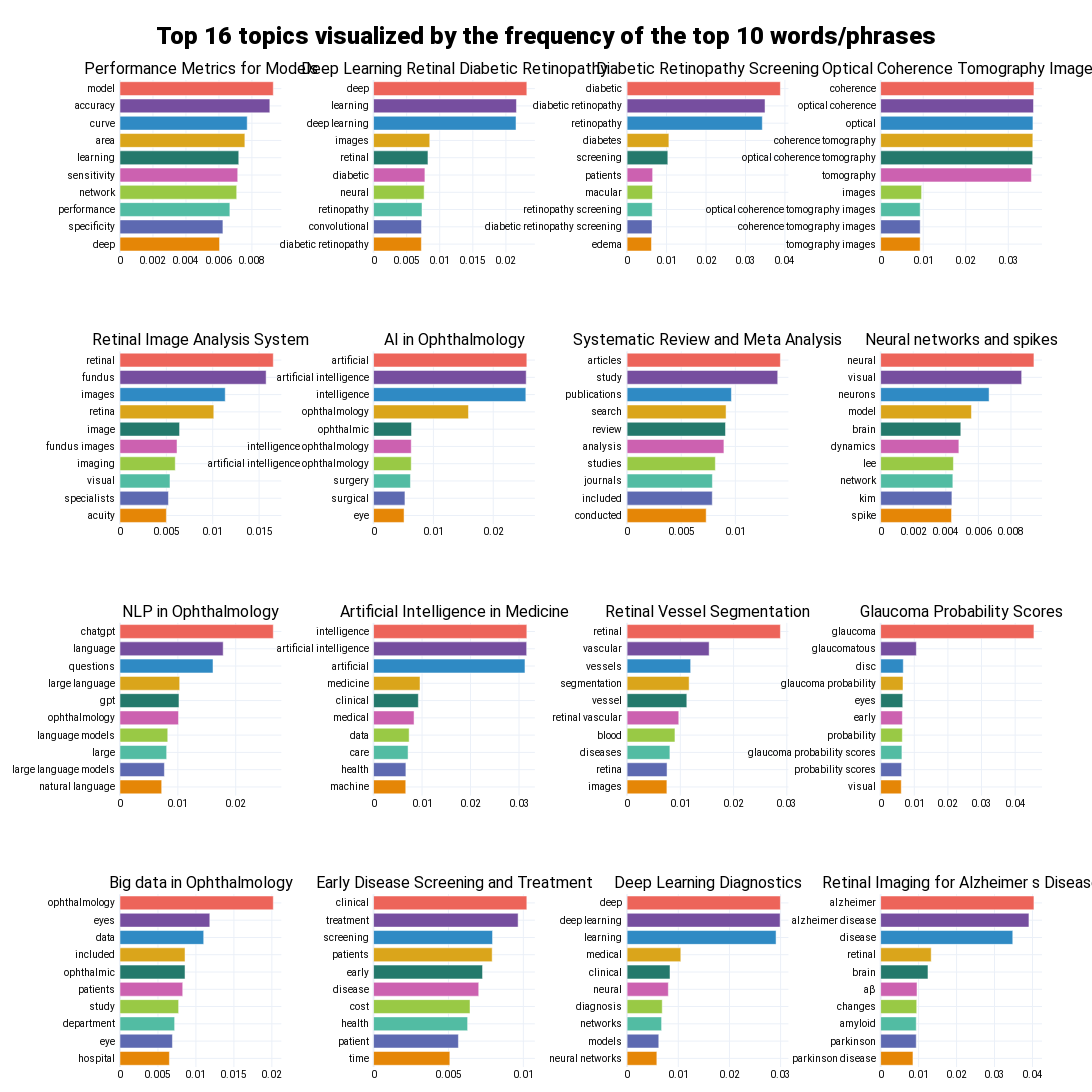

The notebook cell this image was saved under:
### Markdown cell above
### Visualize a barchart of selected topics

### Code cell
import plotly.express as px

top_n_topics = 16
n_words = 10

# 'fig_barchart' is a plotly figure.
fig_barchart = topic_model.visualize_barchart(
    top_n_topics = top_n_topics,  # Only select the top n most frequent topics.
    n_words = n_words,            # Number of words to show in a topic.
    custom_labels=True,          # Whether to use custom topic labels that were defined using topic_model.set_topic_labels.
    title=f"Top {top_n_topics} topics visualized by the frequency of the top {n_words} words",
    width=300,
    height=300,
)

fig_barchart.update_layout(
    # Adjust left, right, top, bottom margin of the overall figure.
    margin=dict(l=20, r=50, t=80, b=20),

    plot_bgcolor='rgba(0,0,0,0)',         # Set background color (transparent in this example).

    title={
        'text': f"Top {top_n_topics} topics visualized by the frequency of the top {n_words} words/phrases",
        'y':0.975,
        'x':0.5,
        'xanchor': 'center',
        'yanchor': 'top',
        'font': dict(
            family="Roboto Black",
            size=24,
            color="#000000"
        )
    },

    font=dict(
        family="Roboto",
        size=10,
        color="#000000"
    ),
)

color_sequence = px.colors.qualitative.Vivid  # Choose a color sequence.
fig_barchart.update_traces(marker_color=color_sequence)

# Show the updated figure
fig_barchart.show()

### Figure 1 — Plotly figure (JSON) as saved in the notebook; plotly's stock layout.template omitted (floating-point values rounded to 4 significant figures)
{"data": [{"marker": {"color": ["rgb(229, 134, 6)", "rgb(93, 105, 177)", "rgb(82, 188, 163)", "rgb(153, 201, 69)", "rgb(204, 97, 176)", "rgb(36, 121, 108)", "rgb(218, 165, 27)", "rgb(47, 138, 196)", "rgb(118, 78, 159)", "rgb(237, 100, 90)", "rgb(165, 170, 153)"]}, "orientation": "h", "type": "bar", "x": [0.006036, 0.00624, 0.006662, 0.007076, 0.007138, 0.007201, 0.007571, 0.007714, 0.009085, 0.009295], "xaxis": "x", "y": ["deep  ", "specificity  ", "performance  ", "network  ", "sensitivity  ", "learning  ", "area  ", "curve  ", "accuracy  ", "model  "], "yaxis": "y"}, {"marker": {"color": ["rgb(229, 134, 6)", "rgb(93, 105, 177)", "rgb(82, 188, 163)", "rgb(153, 201, 69)", "rgb(204, 97, 176)", "rgb(36, 121, 108)", "rgb(218, 165, 27)", "rgb(47, 138, 196)", "rgb(118, 78, 159)", "rgb(237, 100, 90)", "rgb(165, 170, 153)"]}, "orientation": "h", "type": "bar", "x": [0.007225, 0.007252, 0.00732, 0.007642, 0.007759, 0.00822, 0.008492, 0.02153, 0.02159, 0.02316], "xaxis": "x2", "y": ["diabetic retinopathy  ", "convolutional  ", "retinopathy  ", "neural  ", "diabetic  ", "retinal  ", "images  ", "deep learning  ", "learning  ", "deep  "], "yaxis": "y2"}, {"marker": {"color": ["rgb(229, 134, 6)", "rgb(93, 105, 177)", "rgb(82, 188, 163)", "rgb(153, 201, 69)", "rgb(204, 97, 176)", "rgb(36, 121, 108)", "rgb(218, 165, 27)", "rgb(47, 138, 196)", "rgb(118, 78, 159)", "rgb(237, 100, 90)", "rgb(165, 170, 153)"]}, "orientation": "h", "type": "bar", "x": [0.006178, 0.006308, 0.006363, 0.006425, 0.006473, 0.01032, 0.01059, 0.03427, 0.03496, 0.03885], "xaxis": "x3", "y": ["edema  ", "diabetic retinopathy screening  ", "retinopathy screening  ", "macular  ", "patients  ", "screening  ", "diabetes  ", "retinopathy  ", "diabetic retinopathy  ", "diabetic  "], "yaxis": "y3"}, {"marker": {"color": ["rgb(229, 134, 6)", "rgb(93, 105, 177)", "rgb(82, 188, 163)", "rgb(153, 201, 69)", "rgb(204, 97, 176)", "rgb(36, 121, 108)", "rgb(218, 165, 27)", "rgb(47, 138, 196)", "rgb(118, 78, 159)", "rgb(237, 100, 90)", "rgb(165, 170, 153)"]}, "orientation": "h", "type": "bar", "x": [0.009283, 0.00929, 0.00929, 0.00962, 0.03542, 0.03573, 0.03576, 0.03579, 0.03592, 0.03602], "xaxis": "x4", "y": ["tomography images  ", "coherence tomography images  ", "optical coherence tomography images  ", "images  ", "tomography  ", "optical coherence tomography  ", "coherence tomography  ", "optical  ", "optical coherence  ", "coherence  "], "yaxis": "y4"}, {"marker": {"color": ["rgb(229, 134, 6)", "rgb(93, 105, 177)", "rgb(82, 188, 163)", "rgb(153, 201, 69)", "rgb(204, 97, 176)", "rgb(36, 121, 108)", "rgb(218, 165, 27)", "rgb(47, 138, 196)", "rgb(118, 78, 159)", "rgb(237, 100, 90)", "rgb(165, 170, 153)"]}, "orientation": "h", "type": "bar", "x": [0.005001, 0.005222, 0.00539, 0.005959, 0.006148, 0.006424, 0.01011, 0.01135, 0.01576, 0.01653], "xaxis": "x5", "y": ["acuity  ", "specialists  ", "visual  ", "imaging  ", "fundus images  ", "image  ", "retina  ", "images  ", "fundus  ", "retinal  "], "yaxis": "y5"}, {"marker": {"color": ["rgb(229, 134, 6)", "rgb(93, 105, 177)", "rgb(82, 188, 163)", "rgb(153, 201, 69)", "rgb(204, 97, 176)", "rgb(36, 121, 108)", "rgb(218, 165, 27)", "rgb(47, 138, 196)", "rgb(118, 78, 159)", "rgb(237, 100, 90)", "rgb(165, 170, 153)"]}, "orientation": "h", "type": "bar", "x": [0.005098, 0.005245, 0.006164, 0.006298, 0.006298, 0.006345, 0.01586, 0.02545, 0.02551, 0.02561], "xaxis": "x6", "y": ["eye  ", "surgical  ", "surgery  ", "artificial intelligence ophthalmology  ", "intelligence ophthalmology  ", "ophthalmic  ", "ophthalmology  ", "intelligence  ", "artificial intelligence  ", "artificial  "], "yaxis": "y6"}, {"marker": {"color": ["rgb(229, 134, 6)", "rgb(93, 105, 177)", "rgb(82, 188, 163)", "rgb(153, 201, 69)", "rgb(204, 97, 176)", "rgb(36, 121, 108)", "rgb(218, 165, 27)", "rgb(47, 138, 196)", "rgb(118, 78, 159)", "rgb(237, 100, 90)", "rgb(165, 170, 153)"]}, "orientation": "h", "type": "bar", "x": [0.007305, 0.007869, 0.007878, 0.008151, 0.008942, 0.009089, 0.009141, 0.009634, 0.01391, 0.01416], "xaxis": "x7", "y": ["conducted  ", "included  ", "journals  ", "studies  ", "analysis  ", "review  ", "search  ", "publications  ", "study  ", "articles  "], "yaxis": "y7"}, {"marker": {"color": ["rgb(229, 134, 6)", "rgb(93, 105, 177)", "rgb(82, 188, 163)", "rgb(153, 201, 69)", "rgb(204, 97, 176)", "rgb(36, 121, 108)", "rgb(218, 165, 27)", "rgb(47, 138, 196)", "rgb(118, 78, 159)", "rgb(237, 100, 90)", "rgb(165, 170, 153)"]}, "orientation": "h", "type": "bar", "x": [0.004352, 0.004374, 0.004432, 0.004467, 0.004803, 0.004921, 0.005574, 0.006658, 0.008658, 0.009411], "xaxis": "x8", "y": ["spike  ", "kim  ", "network  ", "lee  ", "dynamics  ", "brain  ", "model  ", "neurons  ", "visual  ", "neural  "], "yaxis": "y8"}, {"marker": {"color": ["rgb(229, 134, 6)", "rgb(93, 105, 177)", "rgb(82, 188, 163)", "rgb(153, 201, 69)", "rgb(204, 97, 176)", "rgb(36, 121, 108)", "rgb(218, 165, 27)", "rgb(47, 138, 196)", "rgb(118, 78, 159)", "rgb(237, 100, 90)", "rgb(165, 170, 153)"]}, "orientation": "h", "type": "bar", "x": [0.007206, 0.007676, 0.008066, 0.008255, 0.01012, 0.01019, 0.01032, 0.01608, 0.01784, 0.0265], "xaxis": "x9", "y": ["natural language  ", "large language models  ", "large  ", "language models  ", "ophthalmology  ", "gpt  ", "large language  ", "questions  ", "language  ", "chatgpt  "], "yaxis": "y9"}, {"marker": {"color": ["rgb(229, 134, 6)", "rgb(93, 105, 177)", "rgb(82, 188, 163)", "rgb(153, 201, 69)", "rgb(204, 97, 176)", "rgb(36, 121, 108)", "rgb(218, 165, 27)", "rgb(47, 138, 196)", "rgb(118, 78, 159)", "rgb(237, 100, 90)", "rgb(165, 170, 153)"]}, "orientation": "h", "type": "bar", "x": [0.006643, 0.00667, 0.007119, 0.007338, 0.008352, 0.009238, 0.00958, 0.03123, 0.03158, 0.03161], "xaxis": "x10", "y": ["machine  ", "health  ", "care  ", "data  ", "medical  ", "clinical  ", "medicine  ", "artificial  ", "artificial intelligence  ", "intelligence  "], "yaxis": "y10"}, {"marker": {"color": ["rgb(229, 134, 6)", "rgb(93, 105, 177)", "rgb(82, 188, 163)", "rgb(153, 201, 69)", "rgb(204, 97, 176)", "rgb(36, 121, 108)", "rgb(218, 165, 27)", "rgb(47, 138, 196)", "rgb(118, 78, 159)", "rgb(237, 100, 90)", "rgb(165, 170, 153)"]}, "orientation": "h", "type": "bar", "x": [0.007473, 0.007502, 0.008039, 0.008987, 0.009707, 0.01122, 0.01165, 0.01194, 0.01541, 0.02879], "xaxis": "x11", "y": ["images  ", "retina  ", "diseases  ", "blood  ", "retinal vascular  ", "vessel  ", "segmentation  ", "vessels  ", "vascular  ", "retinal  "], "yaxis": "y11"}, {"marker": {"color": ["rgb(229, 134, 6)", "rgb(93, 105, 177)", "rgb(82, 188, 163)", "rgb(153, 201, 69)", "rgb(204, 97, 176)", "rgb(36, 121, 108)", "rgb(218, 165, 27)", "rgb(47, 138, 196)", "rgb(118, 78, 159)", "rgb(237, 100, 90)", "rgb(165, 170, 153)"]}, "orientation": "h", "type": "bar", "x": [0.006131, 0.006234, 0.006325, 0.006441, 0.006454, 0.006567, 0.006648, 0.006731, 0.01061, 0.04559], "xaxis": "x12", "y": ["visual  ", "probability scores  ", "glaucoma probability scores  ", "probability  ", "early  ", "eyes  ", "glaucoma probability  ", "disc  ", "glaucomatous  ", "glaucoma  "], "yaxis": "y12"}, {"marker": {"color": ["rgb(229, 134, 6)", "rgb(93, 105, 177)", "rgb(82, 188, 163)", "rgb(153, 201, 69)", "rgb(204, 97, 176)", "rgb(36, 121, 108)", "rgb(218, 165, 27)", "rgb(47, 138, 196)", "rgb(118, 78, 159)", "rgb(237, 100, 90)", "rgb(165, 170, 153)"]}, "orientation": "h", "type": "bar", "x": [0.006505, 0.006905, 0.007196, 0.007721, 0.008261, 0.008563, 0.008563, 0.01102, 0.01183, 0.02019], "xaxis": "x13", "y": ["hospital  ", "eye  ", "department  ", "study  ", "patients  ", "ophthalmic  ", "included  ", "data  ", "eyes  ", "ophthalmology  "], "yaxis": "y13"}, {"marker": {"color": ["rgb(229, 134, 6)", "rgb(93, 105, 177)", "rgb(82, 188, 163)", "rgb(153, 201, 69)", "rgb(204, 97, 176)", "rgb(36, 121, 108)", "rgb(218, 165, 27)", "rgb(47, 138, 196)", "rgb(118, 78, 159)", "rgb(237, 100, 90)", "rgb(165, 170, 153)"]}, "orientation": "h", "type": "bar", "x": [0.005093, 0.005665, 0.00628, 0.006439, 0.007022, 0.007276, 0.00792, 0.007944, 0.009652, 0.01023], "xaxis": "x14", "y": ["time  ", "patient  ", "health  ", "cost  ", "disease  ", "early  ", "patients  ", "screening  ", "treatment  ", "clinical  "], "yaxis": "y14"}, {"marker": {"color": ["rgb(229, 134, 6)", "rgb(93, 105, 177)", "rgb(82, 188, 163)", "rgb(153, 201, 69)", "rgb(204, 97, 176)", "rgb(36, 121, 108)", "rgb(218, 165, 27)", "rgb(47, 138, 196)", "rgb(118, 78, 159)", "rgb(237, 100, 90)", "rgb(165, 170, 153)"]}, "orientation": "h", "type": "bar", "x": [0.005814, 0.00619, 0.006742, 0.006866, 0.008055, 0.008384, 0.01049, 0.02911, 0.0299, 0.02995], "xaxis": "x15", "y": ["neural networks  ", "models  ", "networks  ", "diagnosis  ", "neural  ", "clinical  ", "medical  ", "learning  ", "deep learning  ", "deep  "], "yaxis": "y15"}, {"marker": {"color": ["rgb(229, 134, 6)", "rgb(93, 105, 177)", "rgb(82, 188, 163)", "rgb(153, 201, 69)", "rgb(204, 97, 176)", "rgb(36, 121, 108)", "rgb(218, 165, 27)", "rgb(47, 138, 196)", "rgb(118, 78, 159)", "rgb(237, 100, 90)", "rgb(165, 170, 153)"]}, "orientation": "h", "type": "bar", "x": [0.008511, 0.009382, 0.009382, 0.009502, 0.009575, 0.01247, 0.01331, 0.03481, 0.03907, 0.04038], "xaxis": "x16", "y": ["parkinson disease  ", "parkinson  ", "amyloid  ", "changes  ", "aβ  ", "brain  ", "retinal  ", "disease  ", "alzheimer disease  ", "alzheimer  "], "yaxis": "y16"}], "layout": {"annotations": [{"font": {"size": 16}, "showarrow": false, "text": "Performance Metrics for Models", "x": 0.0875, "xanchor": "center", "xref": "paper", "y": 1, "yanchor": "bottom", "yref": "paper"}, {"font": {"size": 16}, "showarrow": false, "text": "Deep Learning Retinal Diabetic Retinopathy", "x": 0.3625, "xanchor": "center", "xref": "paper", "y": 1, "yanchor": "bottom", "yref": "paper"}, {"font": {"size": 16}, "showarrow": false, "text": "Diabetic Retinopathy Screening", "x": 0.6375, "xanchor": "center", "xref": "paper", "y": 1, "yanchor": "bottom", "yref": "paper"}, {"font": {"size": 16}, "showarrow": false, "text": "Optical Coherence Tomography Images", "x": 0.9125, "xanchor": "center", "xref": "paper", "y": 1, "yanchor": "bottom", "yref": "paper"}, {"font": {"size": 16}, "showarrow": false, "text": "Retinal Image Analysis System", "x": 0.0875, "xanchor": "center", "xref": "paper", "y": 0.725, "yanchor": "bottom", "yref": "paper"}, {"font": {"size": 16}, "showarrow": false, "text": "AI in Ophthalmology", "x": 0.3625, "xanchor": "center", "xref": "paper", "y": 0.725, "yanchor": "bottom", "yref": "paper"}, {"font": {"size": 16}, "showarrow": false, "text": "Systematic Review and Meta Analysis", "x": 0.6375, "xanchor": "center", "xref": "paper", "y": 0.725, "yanchor": "bottom", "yref": "paper"}, {"font": {"size": 16}, "showarrow": false, "text": "Neural networks and spikes", "x": 0.9125, "xanchor": "center", "xref": "paper", "y": 0.725, "yanchor": "bottom", "yref": "paper"}, {"font": {"size": 16}, "showarrow": false, "text": "NLP in Ophthalmology", "x": 0.0875, "xanchor": "center", "xref": "paper", "y": 0.45, "yanchor": "bottom", "yref": "paper"}, {"font": {"size": 16}, "showarrow": false, "text": "Artificial Intelligence in Medicine", "x": 0.3625, "xanchor": "center", "xref": "paper", "y": 0.45, "yanchor": "bottom", "yref": "paper"}, {"font": {"size": 16}, "showarrow": false, "text": "Retinal Vessel Segmentation", "x": 0.6375, "xanchor": "center", "xref": "paper", "y": 0.45, "yanchor": "bottom", "yref": "paper"}, {"font": {"size": 16}, "showarrow": false, "text": "Glaucoma Probability Scores", "x": 0.9125, "xanchor": "center", "xref": "paper", "y": 0.45, "yanchor": "bottom", "yref": "paper"}, {"font": {"size": 16}, "showarrow": false, "text": "Big data in Ophthalmology", "x": 0.0875, "xanchor": "center", "xref": "paper", "y": 0.175, "yanchor": "bottom", "yref": "paper"}, {"font": {"size": 16}, "showarrow": false, "text": "Early Disease Screening and Treatment", "x": 0.3625, "xanchor": "center", "xref": "paper", "y": 0.175, "yanchor": "bottom", "yref": "paper"}, {"font": {"size": 16}, "showarrow": false, "text": "Deep Learning Diagnostics", "x": 0.6375, "xanchor": "center", "xref": "paper", "y": 0.175, "yanchor": "bottom", "yref": "paper"}, {"font": {"size": 16}, "showarrow": false, "text": "Retinal Imaging for Alzheimer s Disease", "x": 0.9125, "xanchor": "center", "xref": "paper", "y": 0.175, "yanchor": "bottom", "yref": "paper"}], "font": {"color": "#000000", "family": "Roboto", "size": 10}, "height": 1200, "hoverlabel": {"bgcolor": "white", "font": {"family": "Rockwell", "size": 16}}, "margin": {"b": 20, "l": 20, "r": 50, "t": 80}, "plot_bgcolor": "rgba(0,0,0,0)", "showlegend": false, "title": {"font": {"color": "#000000", "family": "Roboto Black", "size": 24}, "text": "Top 16 topics visualized by the frequency of the top 10 words/phrases", "x": 0.5, "xanchor": "center", "y": 0.975, "yanchor": "top"}, "width": 1200, "xaxis": {"anchor": "y", "domain": [0, 0.175], "showgrid": true}, "xaxis10": {"anchor": "y10", "domain": [0.275, 0.45], "showgrid": true}, "xaxis11": {"anchor": "y11", "domain": [0.55, 0.725], "showgrid": true}, "xaxis12": {"anchor": "y12", "domain": [0.825, 1], "showgrid": true}, "xaxis13": {"anchor": "y13", "domain": [0, 0.175], "showgrid": true}, "xaxis14": {"anchor": "y14", "domain": [0.275, 0.45], "showgrid": true}, "xaxis15": {"anchor": "y15", "domain": [0.55, 0.725], "showgrid": true}, "xaxis16": {"anchor": "y16", "domain": [0.825, 1], "showgrid": true}, "xaxis2": {"anchor": "y2", "domain": [0.275, 0.45], "showgrid": true}, "xaxis3": {"anchor": "y3", "domain": [0.55, 0.725], "showgrid": true}, "xaxis4": {"anchor": "y4", "domain": [0.825, 1], "showgrid": true}, "xaxis5": {"anchor": "y5", "domain": [0, 0.175], "showgrid": true}, "xaxis6": {"anchor": "y6", "domain": [0.275, 0.45], "showgrid": true}, "xaxis7": {"anchor": "y7", "domain": [0.55, 0.725], "showgrid": true}, "xaxis8": {"anchor": "y8", "domain": [0.825, 1], "showgrid": true}, "xaxis9": {"anchor": "y9", "domain": [0, 0.175], "showgrid": true}, "yaxis": {"anchor": "x", "domain": [0.825, 1], "showgrid": true}, "yaxis10": {"anchor": "x10", "domain": [0.275, 0.45], "showgrid": true}, "yaxis11": {"anchor": "x11", "domain": [0.275, 0.45], "showgrid": true}, "yaxis12": {"anchor": "x12", "domain": [0.275, 0.45], "showgrid": true}, "yaxis13": {"anchor": "x13", "domain": [0, 0.175], "showgrid": true}, "yaxis14": {"anchor": "x14", "domain": [0, 0.175], "showgrid": true}, "yaxis15": {"anchor": "x15", "domain": [0, 0.175], "showgrid": true}, "yaxis16": {"anchor": "x16", "domain": [0, 0.175], "showgrid": true}, "yaxis2": {"anchor": "x2", "domain": [0.825, 1], "showgrid": true}, "yaxis3": {"anchor": "x3", "domain": [0.825, 1], "showgrid": true}, "yaxis4": {"anchor": "x4", "domain": [0.825, 1], "showgrid": true}, "yaxis5": {"anchor": "x5", "domain": [0.55, 0.725], "showgrid": true}, "yaxis6": {"anchor": "x6", "domain": [0.55, 0.725], "showgrid": true}, "yaxis7": {"anchor": "x7", "domain": [0.55, 0.725], "showgrid": true}, "yaxis8": {"anchor": "x8", "domain": [0.55, 0.725], "showgrid": true}, "yaxis9": {"anchor": "x9", "domain": [0.275, 0.45], "showgrid": true}}}
